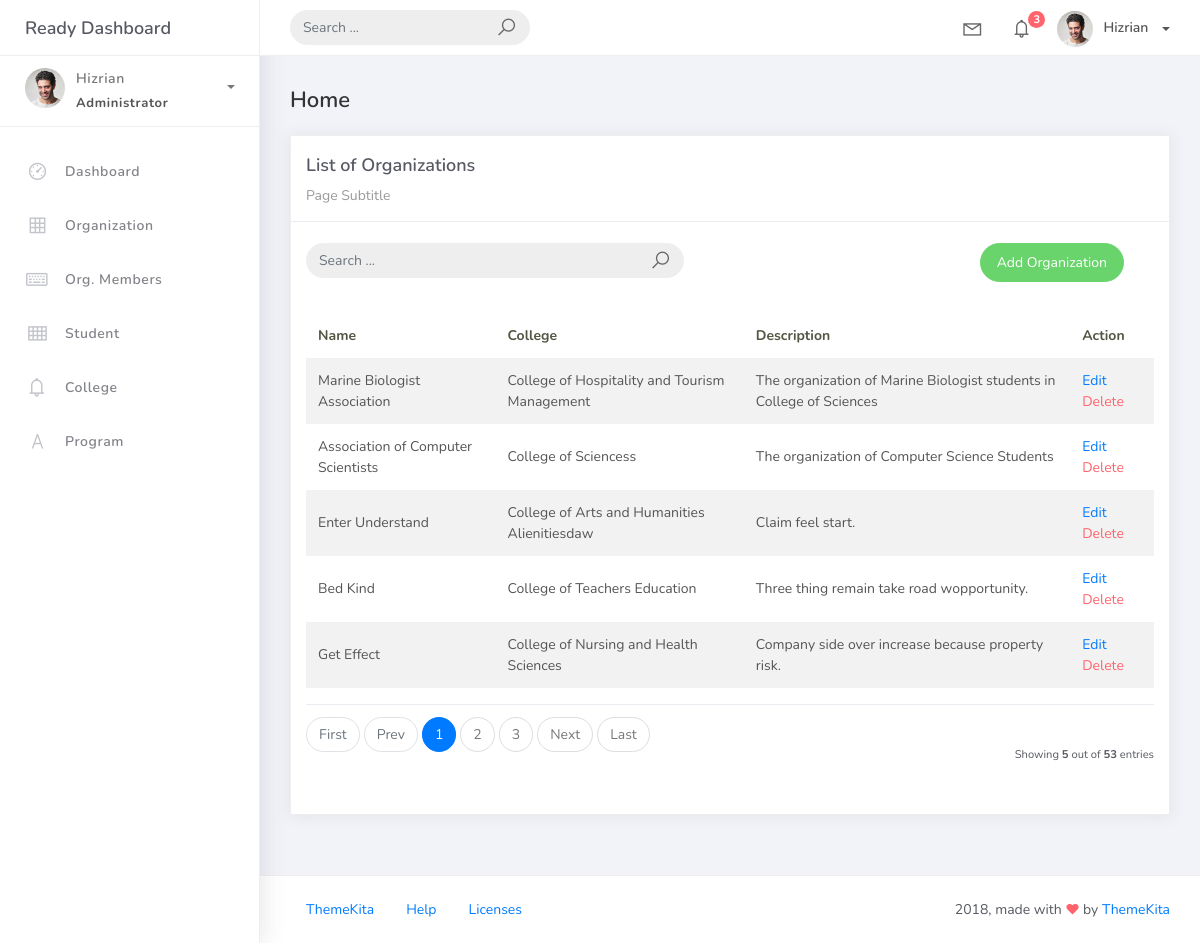
/organization_list, run on an earlier commit of the app's database.
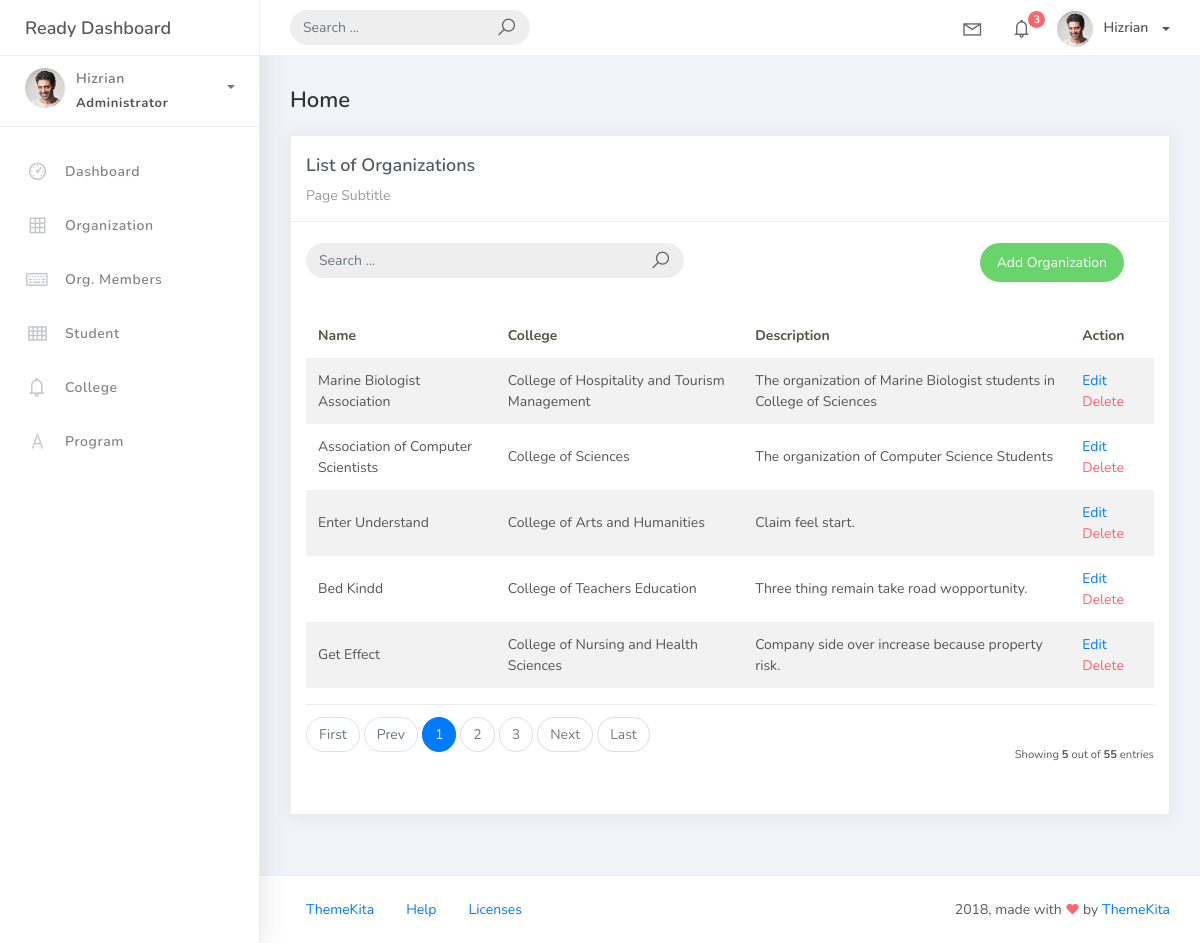
And on a later commit of the database.
### studentorg/models.py (models this page shows, shortened)
class BaseModel(models.Model):
    created_at = models.DateTimeField(auto_now_add=True, db_index=True)
    updated_at = models.DateTimeField(auto_now=True)
    class Meta:
        abstract = True

class Organization(BaseModel):
    name = models.CharField(max_length=250)
    college = models.ForeignKey(College, null=True, blank=True, on_delete=models.CASCADE)
    description = models.CharField(max_length=500)

class College(BaseModel):
    college_name = models.CharField(max_length=150)
    def __str__(self):
        return self.college_name

### studentorg/views.py (the view)
# urls.py: path('organization_list', OrganizationList.as_view(), name='organization-list'),
class OrganizationList(ListView):
    model = Organization
    context_object_name = 'organization'
    template_name = 'org_list.html'
    paginate_by = 5
    def get_queryset(self, *args, **kwargs):
        qs = super(OrganizationList, self).get_queryset(*args, **kwargs)
        if self.request.GET.get("q") is not None:
            query = self.request.GET.get('q')
            qs = qs.filter(Q(name__icontains=query) | Q(description__icontains=query) | Q(college__college_name__icontains=query))
        return qs

### templates/org_list.html
{% extends 'base.html' %}
{% load static %}
{% block content %}
 <div class="content">
   <div class="container-fluid">
     <h4 class="page-title">Home</h4>
     <div class="row">
       <div class="col-md-12">
         <div class="card">
           <div class="card-header">
             <div class="card-title">List of Organizations</div>
             <div class="card-category">Page Subtitle</div>
           </div>
           <br />
<div class="col-md-12 row">
  <div class="col-md-6">
    <form class="navbar-left navbar-form nav-search mr-md-3" action="{% url 'organization-list' %}">
      <div class="input-group">
        <input type="text" placeholder="Search ..." class="form-control" name="q" />
        <div class="input-group-append">
          <span class="input-group-text">
            <i class="la la-search search-icon"></i>
          </span>
        </div>
      </div>
    </form>
  </div>
  <div class="col-md-6">
    <div class="pull-right">
      <a href="{% url 'organization-add' %}" class="btn btn-success btn-rounded">Add Organization</a>
    </div>
  </div>
</div>
           <div class="card-body">
             <table class="table table-striped mt-3">
               <thead>
                 <tr>
                   <th scope="col">Name</th>
                   <th scope="col">College</th>
                   <th scope="col">Description</th>
                   <th scope="col">Action</th>
                 </tr>
               </thead>
               <tbody>
                 {% for object in object_list %}
                 <tr>
                   <td>{{ object.name }}</td>
                   <td>{{ object.college }}</td>
                   <td>{{ object.description }}</td>
                   <td>
                    <a href="organization_list/{{ object.id }}">Edit</a>
                    <a href="organization_list/{{ object.id }}/delete" class="text-danger">Delete</a>
                  </td>
</tr>
{% empty %}
<tr>
  <td colspan="4" style="text-align: center">
    <p class="text-sm font-weight-bold mb-0">No Records Found</p>
  </td>
</tr>
                 {% endfor %}
               </tbody>
             </table>
             {% include 'includes/pagination.html' %}
           </div>
         </div>
       </div>
     </div>
   </div>
 </div>
{% endblock %}

What changed in the data, as far as the page shows it:
changed through a linked row, Organization "Association of Computer Scientists": college "College of Sciencess" → "College of Sciences"
changed through a linked row, Organization "Enter Understand": college "College of Arts and Humanities Alienitiesdaw" → "College of Arts and Humanities"
changed Organization "Three thing remain take road wopportunity.": name "Bed Kind" → "Bed Kindd"
Also different on the page:
{{ paginator.count }}: "53" → "55"
